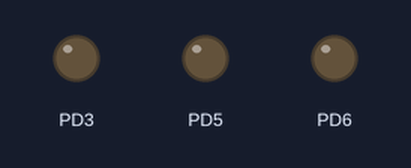
Simulated run of this program. Board: ATmega328P, built with avr-gcc and emulated at 16 MHz. On the bench: output pins drawn as LEDs (lit = HIGH).

Above: at 0.1 s.
Timing chart, 0 to 4.9 s (numbered marks = the images above):
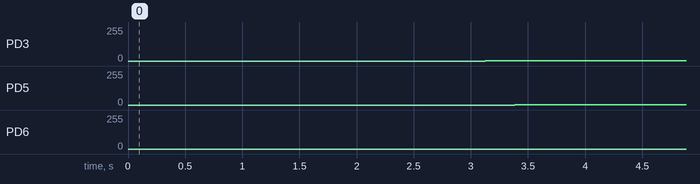

The program:

main.c
```c
#include <stdio.h>
#include <avr/io.h>
#include <avr/interrupt.h>
#include <util/delay.h>


void green(int intensity){
    OCR0A = (255-intensity);
}

void blue(int intensity){
    OCR0B = (255-intensity);
}

void red(int intensity){
    OCR2B = (255-intensity);
}


void initIO(void) {
    // Fast PWM mode for timers 0 and 2
    TCCR0A |= (1 << WGM01) | (1 << WGM00);
    TCCR2A |= (1 << WGM21) | (1 << WGM20);

    // clear OC0A on compare match, set on BOTTOM (inverting)
    // 255 is fully off, 0 is fully on
    TCCR0A |= (1 << COM0A1) | (1 << COM0A0) | (1 << COM0B1) | (1 << COM0B0);
    TCCR2A |= (1 << COM2B1) | (1 << COM2B0);

    // Use clock directly, no prescaler
    TCCR0B |= (0 << CS02) | (0 << CS01) | (1 << CS00);
    TCCR2B |= (0 << CS22) | (0 << CS21) | (1 << CS20);

    // initialize counter for TIMER 0 and TIMER 2
    TCNT0 = 0;
    TCNT2 = 0;

    DDRD |= ((1 << PD3) | (1 << PD5) | (1 << PD6));
}

int main(void) {
	initIO();
    sei();

    red(0);
    green(0);
    blue(0);
    _delay_ms(3000);
	while (1) {
        for(int i = 0; i < 255; i++){
            red(255-i);
            green(i);
            _delay_ms(0.5);
        }
        for(int k = 255; k >= 0; k--){
            green(k);
            blue(255-k);
            _delay_ms(0.5);
        }
        for(int j = 0; j < 255; j++){
            red(j);
            blue(255-j);
            _delay_ms(0.5);
        }

	}

	return 0; // never reached
}
```

Measured:
- by itself, PD3: 0/255 → 1/255 at 3.1 s
- by itself, PD5: 0/255 → 1/255 at 3.4 s
